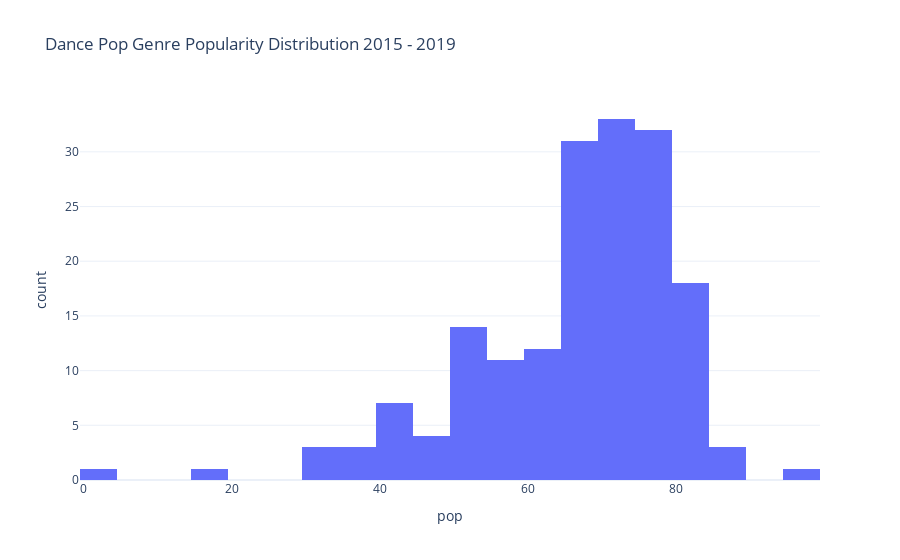

The code cell stored with this chart in its notebook:
### Code cell
px.histogram(df_dance_pop, x = 'pop', 
             title = 'Dance Pop Genre Popularity Distribution 2015 - 2019',
             template = 'plotly_white')

### Figure 1 — Plotly figure (JSON) as saved in the notebook; plotly's stock layout.template omitted (floating-point values rounded to 4 significant figures; data arrays with more than 128 entries replaced by an {"elided": "..."} marker saying what was removed)
{"data": [{"alignmentgroup": "True", "bingroup": "x", "hoverlabel": {"namelength": 0}, "hovertemplate": "pop=%{x}<br>count=%{y}", "legendgroup": "", "marker": {"color": "#636efa"}, "name": "", "offsetgroup": "", "orientation": "v", "showlegend": false, "type": "histogram", "x": {"elided": "174 int values"}, "xaxis": "x", "yaxis": "y"}], "layout": {"autosize": true, "barmode": "relative", "legend": {"tracegroupgap": 0}, "title": {"text": "Dance Pop Genre Popularity Distribution 2015 - 2019"}, "xaxis": {"anchor": "y", "autorange": true, "domain": [0, 1], "range": [-0.5, 99.5], "title": {"text": "pop"}, "type": "linear"}, "yaxis": {"anchor": "x", "autorange": true, "domain": [0, 1], "range": [0, 34.74], "title": {"text": "count"}}}}
